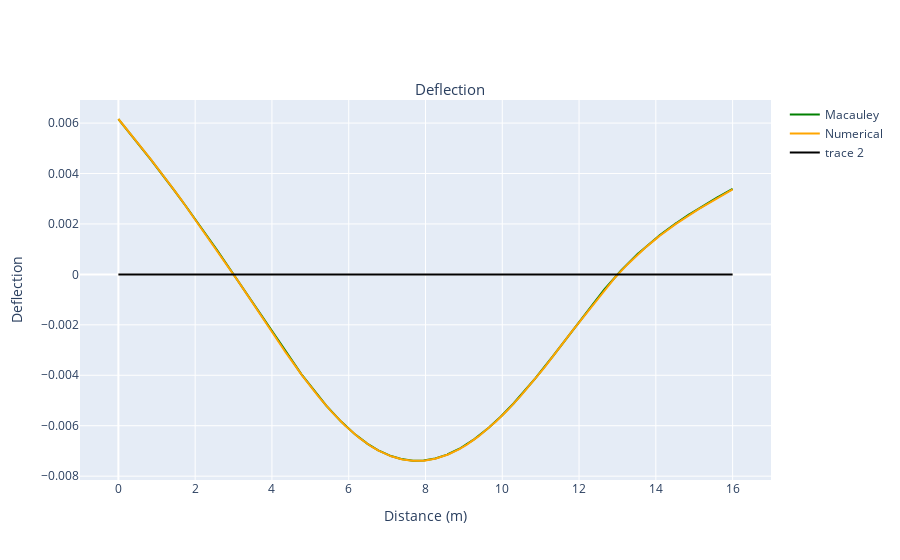

Here is the notebook cell this chart was saved with:
### Code cell
#------------------ PRINTING -----------------------------
#Define the layout object
layout = go.Layout(
    title={
        'text': "Deflection",
        'y':0.85,
        'x':0.5,
        'xanchor': 'center',
        'yanchor': 'top'},
    titlefont=dict(size=15),
    yaxis = dict(
        title='Deflection'
    ),
    xaxis = dict(
        title='Distance (m)',       
        range=[-1, span+1]
    ),
    showlegend=True,        
)

#Define the shear force trace
line_Macauley = go.Scatter(
    x = X,
    y = Deflection_Test,
    mode='lines',
    name='Macauley',
    line_color='green',
#     fill='tonexty',
#     fillcolor='rgba(255, 255, 0, 0.1)'
)

#Define the shear force trace
line_Numerical = go.Scatter(
    x = X,
    y = Deflection,
    mode='lines',
    name='Numerical',
    line_color='orange',
#     fill='tonexty',
#     fillcolor='rgba(255, 255, 0, 0.1)'
)

#Define a horizontal line to represent the structure
axis = go.Scatter(
    x = [0, span],
    y = [0,0],
    mode='lines',
    line_color='black'
)

#Generate and view the figure
fig = go.Figure(data=[line_Macauley, line_Numerical,axis], layout=layout)

py.offline.iplot(fig)

### Figure 1 — Plotly figure (JSON) as saved in the notebook; plotly's stock layout.template omitted (floating-point values rounded to 4 significant figures; data arrays with more than 128 entries replaced by an {"elided": "..."} marker saying what was removed)
{"data": [{"line": {"color": "green"}, "mode": "lines", "name": "Macauley", "type": "scatter", "x": {"elided": "3201 float values"}, "y": {"elided": "3201 float values"}}, {"line": {"color": "orange"}, "mode": "lines", "name": "Numerical", "type": "scatter", "x": {"elided": "3201 float values"}, "y": {"elided": "3201 float values"}}, {"line": {"color": "black"}, "mode": "lines", "type": "scatter", "x": [0, 16], "y": [0, 0]}], "layout": {"showlegend": true, "title": {"font": {"size": 15}, "text": "Deflection", "x": 0.5, "xanchor": "center", "y": 0.85, "yanchor": "top"}, "xaxis": {"range": [-1, 17], "title": {"text": "Distance (m)"}}, "yaxis": {"title": {"text": "Deflection"}}}}
